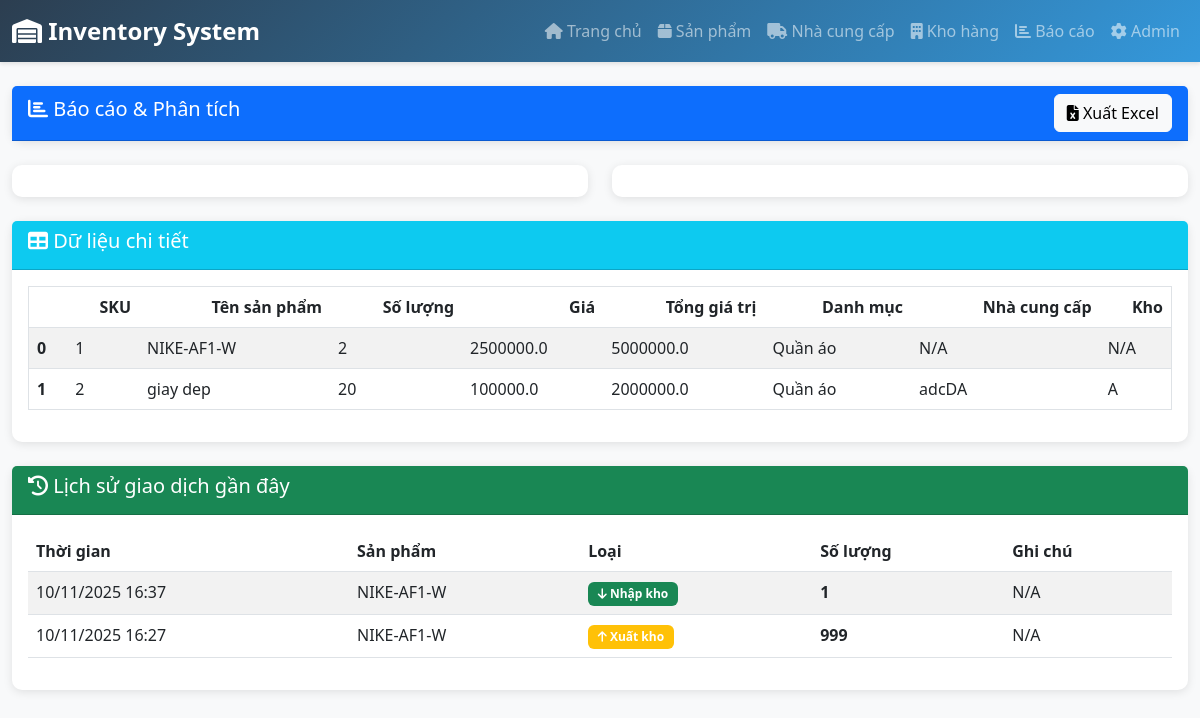
Page /reports on the committed database.
### app.py (models this page shows)
class Supplier(db.Model):
    id = db.Column(db.Integer, primary_key=True)
    name = db.Column(db.String(100), nullable=False)
    contact = db.Column(db.String(100))
    email = db.Column(db.String(100))
    phone = db.Column(db.String(20))
    products = db.relationship('Product', backref='supplier', lazy=True)

class Transaction(db.Model):
    id = db.Column(db.Integer, primary_key=True)
    product_id = db.Column(db.Integer, db.ForeignKey('product.id'), nullable=False)
    transaction_type = db.Column(db.String(20), nullable=False)  # IN or OUT
    quantity = db.Column(db.Integer, nullable=False)
    notes = db.Column(db.Text)
    created_at = db.Column(db.DateTime, default=datetime.utcnow)

class Product(db.Model):
    id = db.Column(db.Integer, primary_key=True)
    sku = db.Column(db.String(50), unique=True, nullable=False)
    barcode = db.Column(db.String(100), unique=True)
    name = db.Column(db.String(200), nullable=False)
    description = db.Column(db.Text)
    quantity = db.Column(db.Integer, default=0)
    min_stock = db.Column(db.Integer, default=10)
    price = db.Column(db.Float, default=0)
    category_id = db.Column(db.Integer, db.ForeignKey('category.id'))
    supplier_id = db.Column(db.Integer, db.ForeignKey('supplier.id'))
    warehouse_id = db.Column(db.Integer, db.ForeignKey('warehouse.id'))
    created_at = db.Column(db.DateTime, default=datetime.utcnow)
    transactions = db.relationship('Transaction', backref='product', lazy=True)
    batch_number = db.Column(db.String(100), nullable=True)
    expiry_date = db.Column(db.DateTime, nullable=True)

### app.py (the view)
@app.route('/reports')
def reports():
    products = Product.query.all()
    transactions = Transaction.query.order_by(Transaction.created_at.desc()).limit(100).all()
    product_data = [{
        'SKU': p.sku,
        'Tên sản phẩm': p.name,
        'Số lượng': p.quantity,
        'Giá': p.price,
        'Tổng giá trị': p.quantity * p.price,
        'Danh mục': p.category.name if p.category else 'N/A',
        'Nhà cung cấp': p.supplier.name if p.supplier else 'N/A',
        'Kho': p.warehouse.name if p.warehouse else 'N/A'
    } for p in products]
    df = pd.DataFrame(product_data)
    charts = {}
    if not df.empty and 'Danh mục' in df.columns:
        category_chart = px.bar(df.groupby('Danh mục')['Số lượng'].sum().reset_index(),
                               x='Danh mục', y='Số lượng',
                               title='Số lượng tồn kho theo danh mục')
        charts['category'] = json.dumps(category_chart, cls=plotly.utils.PlotlyJSONEncoder)
        warehouse_chart = px.pie(df.groupby('Kho')['Tổng giá trị'].sum().reset_index(),
                                values='Tổng giá trị', names='Kho',
                                title='Phân bố giá trị theo kho')
        charts['warehouse'] = json.dumps(warehouse_chart, cls=plotly.utils.PlotlyJSONEncoder)
    return render_template('reports.html',
                         products=products,
                         transactions=transactions,
                         charts=charts,
                         df=df.to_html(classes='table table-striped') if not df.empty else '')

### templates/reports.html (shortened to what this page needs)
{% extends "base.html" %}
{% block content %}
<div class="row">
    <div class="col-md-12">
        <div class="card mb-4">
            <div class="card-header bg-primary text-white d-flex justify-content-between align-items-center">
                <h5><i class="fas fa-chart-bar"></i> Báo cáo & Phân tích</h5>
                <a href="{{ url_for('export_excel') }}" class="btn btn-light">
                    <i class="fas fa-file-excel"></i> Xuất Excel
                </a>
            </div>
        </div>
    </div>
</div>
<div class="row">
    {% if charts.category %}
    <div class="col-md-6">
        <div class="card mb-4">
            <div class="card-body">
            </div>
        </div>
    </div>
    {% endif %}
    {% if charts.warehouse %}
    <div class="col-md-6">
        <div class="card mb-4">
            <div class="card-body">
            </div>
        </div>
    </div>
    {% endif %}
</div>
<div class="row">
    <div class="col-md-12">
        <div class="card">
            <div class="card-header bg-info text-white">
                <h5><i class="fas fa-table"></i> Dữ liệu chi tiết</h5>
            </div>
            <div class="card-body">
                {{ df|safe }}
            </div>
        </div>
    </div>
</div>
<div class="row mt-4">
    <div class="col-md-12">
        <div class="card">
            <div class="card-header bg-success text-white">
                <h5><i class="fas fa-history"></i> Lịch sử giao dịch gần đây</h5>
            </div>
            <div class="card-body">
                <div class="table-responsive">
                    <table class="table table-striped">
                        <thead>
                            <tr>
                                <th>Thời gian</th>
                                <th>Sản phẩm</th>
                                <th>Loại</th>
                                <th>Số lượng</th>
                                <th>Ghi chú</th>
                            </tr>
                        </thead>
                        <tbody>
                            {% for trans in transactions %}
                            <tr>
                                <td>{{ trans.created_at.strftime('%d/%m/%Y %H:%M') }}</td>
                                <td>{{ trans.product.name }}</td>
                                <td>
                                    <span class="badge bg-{% if trans.transaction_type == 'IN' %}success{% else %}warning{% endif %}">
                                        {% if trans.transaction_type == 'IN' %}
                                            <i class="fas fa-arrow-down"></i> Nhập kho
                                        {% else %}
                                            <i class="fas fa-arrow-up"></i> Xuất kho
                                        {% endif %}
                                    </span>
                                </td>
                                <td><strong>{{ trans.quantity }}</strong></td>
                                <td>{{ trans.notes or 'N/A' }}</td>
                            </tr>
                            {% endfor %}
                        </tbody>
                    </table>
                </div>
            </div>
        </div>
    </div>
</div>
{% endblock %}

### templates/base.html (style rules this page uses)
:root { --primary-color: #2c3e50; --secondary-color: #3498db; --success-color: #27ae60; --warning-color: #f39c12; --danger-color: #e74c3c; }
body { font-family: 'Segoe UI', Tahoma, Geneva, Verdana, sans-serif; background-color: #f8f9fa; }
.card { border: none; border-radius: 10px; box-shadow: 0 2px 10px rgba(0,0,0,0.1); transition: transform 0.3s; }
.table { background: white; }
.badge { padding: 0.5em 0.8em; }

### rows in the picture
Supplier: name "SKU Tên sản phẩm Số lượng Giá Tổng giá trị Danh mục Nhà cung cấp Kho 0 1 NIKE-AF1-W 2 2500000.0 5000000.0 Quần áo N/A N/A 1 2 giay dep 20 100000.0 2000000.0 Quần áo adcDA A"
Transaction: transaction_type "IN" (drawn)
Transaction: transaction_type "OUT" (drawn)
